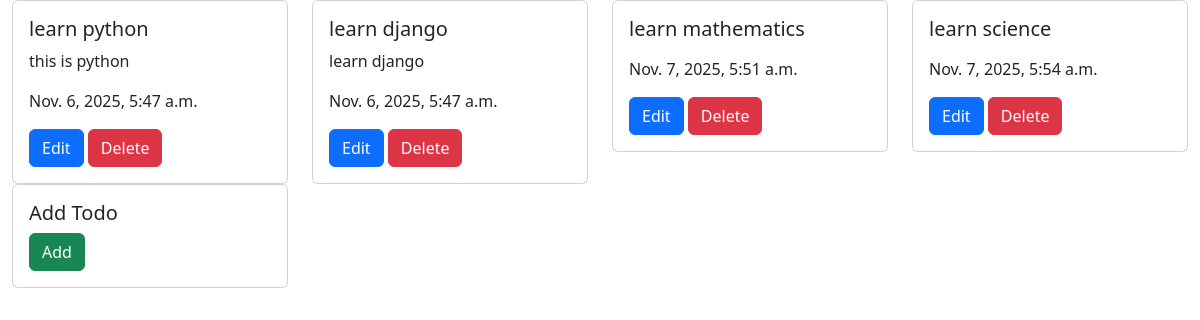
/, run on an earlier commit of the app's database.
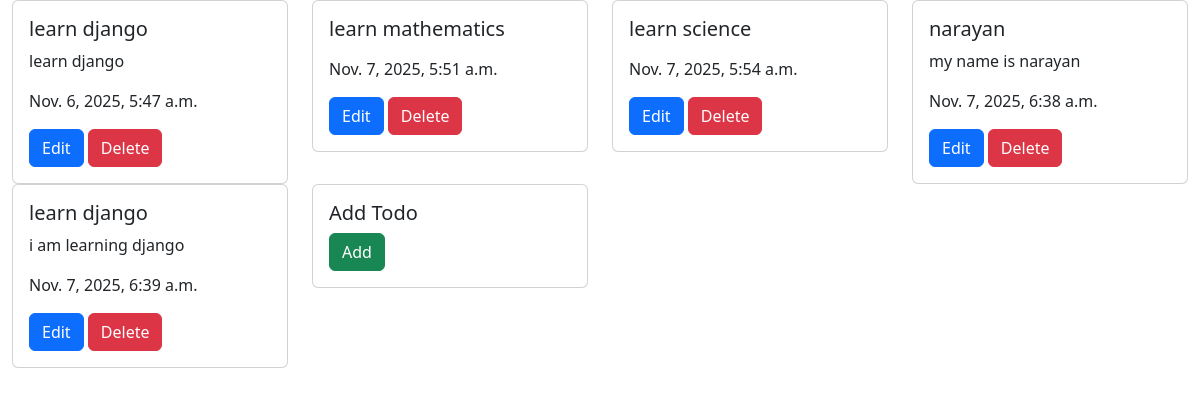
And on a later commit of the database.
### myApp/models.py (models this page shows, shortened)
class TodoModel(models.Model):
    title = models.CharField(max_length=100, null=False)
    details = models.TextField()
    date = models.DateTimeField(default=timezone.now)

### myApp/views.py (the view)
# urls.py: path("", views.view_todo, name="view_todo"),
def view_todo(request):
    todos = TodoModel.objects.all() #get all todos
    return render(request, "css/view_todo.html", {"todos": todos},)

### templates/css/view_todo.html (shortened to what this page needs)
<!doctype html>
<html lang="en">
  <head>
    <link href="https://cdn.jsdelivr.net/npm/bootstrap@5.3.8/dist/css/bootstrap.min.css" rel="stylesheet">
  </head>
  <body>
    <div class="container-fluid">
        <div class="row">
        {% for todo in todos %}
        <div class="col-sm-3 mb-3 mb-sm-0">
            <div class="card">
                <div class="card-body">
                    <h5 class="card-title">{{ todo.title }}</h5>
                    <p class="card-text">{{ todo.details }}</p>
                    <p class="card-text">{{ todo.date }}</p>
                    <a href="update/{{ todo.pk }}/" class="btn btn-primary">Edit</a>
                    <a href="delete/{{ todo.pk }}/" class="btn btn-danger">Delete</a>
                </div>
            </div>
        </div>
        {% endfor %}
        <div class="col-sm-3 mb-3 mb-sm-0">
            <div class="card">
            <div class="card-body">
                <h5 class="card-title">Add Todo</h5>
                <a href="add/" class="btn btn-success">Add</a>
            </div>
            </div>
        </div>
        </div>
    </div>
  </body>
</html>

What changed in the data, as far as the page shows it:
removed TodoModel: title "learn python", details "this is python", date "Nov. 6, 2025, 5:47 a.m."
added TodoModel: title "narayan", details "my name is narayan", date "Nov. 7, 2025, 6:38 a.m."
added TodoModel: title "learn django", details "i am learning django", date "Nov. 7, 2025, 6:39 a.m."
